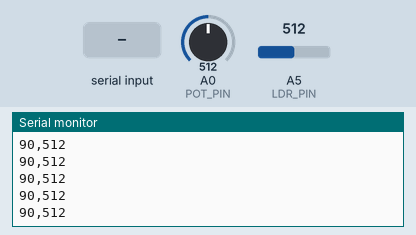
A sketch run on a simulated Arduino Uno, built with avr-gcc and run on an emulated ATmega328P. Shown: the last lines printed to the serial monitor. The inputs (shaded band) are chosen by the test bench; at power-on: A0 (POT_PIN) = 512, A5 (LDR_PIN) = 512.

Above: at 1.2 s.
1.3 s: "a" received over Serial
At 1.49 s:
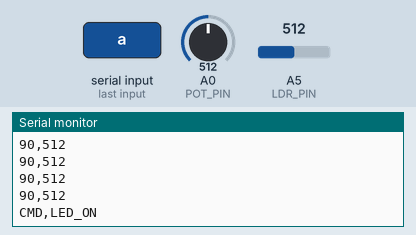
2.8 s: "b" received over Serial
At 2.97 s:
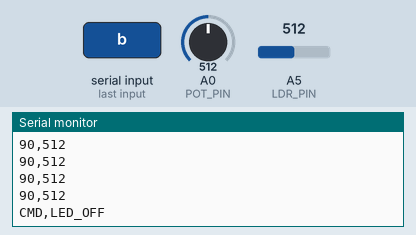
4.3 s: A0 (POT_PIN) set to 716
At 4.45 s:
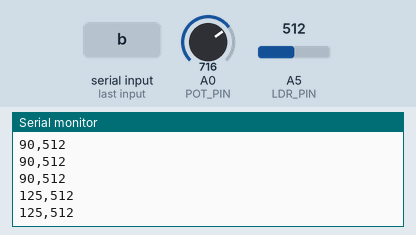
5.8 s: A5 (LDR_PIN) set to 716
At 5.82 s:
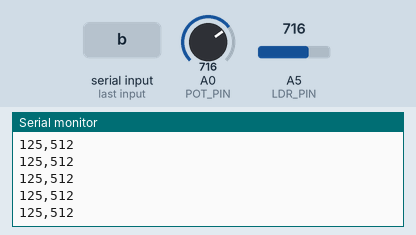
7.3 s: A0 (POT_PIN) set to 900
At 7.31 s:
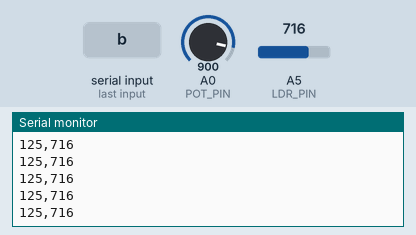
8.8 s: A5 (LDR_PIN) set to 900
At 8.8 s:
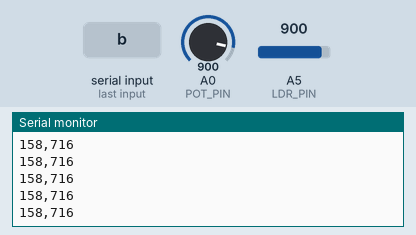
Timing chart, 0 to 11.3 s (numbered marks = the images above; inputs shaded):
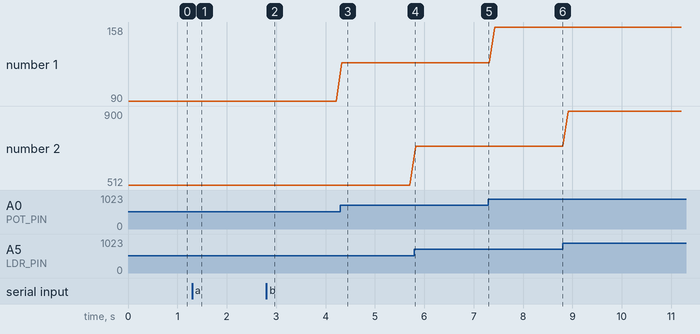

Measured:
- after the input at 1.3 s, the serial monitor: prints a new line after 0.08 s (image 1)
- after the input at 2.8 s, the serial monitor: prints a new line after 0.06 s (image 2)
- after the input at 4.3 s, the serial monitor: prints a new line at once (image 3)
- plotted number 1: 90 → 125 after the input at 4.3 s, 125 → 158 after the input at 7.3 s
- plotted number 2: 512 → 716 after the input at 5.8 s, 716 → 900 after the input at 8.8 s

The sketch:

Master_Coding.ino
```cpp
#include <SoftwareSerial.h>        // Library to create serial communication on digital pins

#define POT_PIN A0                // Analog pin A0 connected to potentiometer
#define LDR_PIN A5                // Analog pin A5 connected to LDR (light sensor)

// Create a software serial port to communicate with SLAVE Arduino
// Pin 11 = RX (receives data), Pin 10 = TX (sends data)
SoftwareSerial slaveSerial(11, 10);

void setup() {
  Serial.begin(9600);             // Start USB serial communication (PC ↔ Arduino, used by Python)
  slaveSerial.begin(9600);        // Start software serial communication (Master ↔ Slave)
}

void loop() {

  // ===== READ SENSORS =====

  int potValue = analogRead(POT_PIN);
  // Read potentiometer value (0–1023) from analog pin A0

  int servoAngle = map(potValue, 0, 1023, 0, 180);
  // Convert potentiometer value into servo angle (0–180 degrees)

  int ldrValue = analogRead(LDR_PIN);
  // Read LDR (light sensor) value (0–1023) from analog pin A5


  // ===== SEND TO SLAVE =====

  slaveSerial.print("A=");
  // Send the identifier "A=" to indicate servo angle data

  slaveSerial.print(servoAngle);
  // Send the calculated servo angle value to the slave

  slaveSerial.print(",L=");
  // Send delimiter ",L=" to indicate LDR data follows

  slaveSerial.println(ldrValue);
  // Send LDR value and newline to mark end of message


  // ===== SEND TO PYTHON (CSV FORMAT) =====

  Serial.print(servoAngle);
  // Send servo angle to PC (Python) without newline

  Serial.print(",");
  // Send comma to separate values (CSV format)

  Serial.println(ldrValue);
  // Send LDR value followed by newline for Python parsing


  // ===== READ COMMAND FROM PC =====

  if (Serial.available()) {
  // Check if a character has been sent from PC (keyboard / Python)

    char cmd = Serial.read();
    // Read one character command from the serial buffer

    if (cmd == 'a') {
    // If the user presses 'a' on the keyboard

      slaveSerial.println("#a");
      // Send command "#a" to slave (LED ON command)

      Serial.println("CMD,LED_ON");
      // Send command feedback to Python (command log)
    }

    if (cmd == 'b') {
    // If the user presses 'b' on the keyboard

      slaveSerial.println("#b");
      // Send command "#b" to slave (LED OFF command)

      Serial.println("CMD,LED_OFF");
      // Send command feedback to Python (command log)
    }
  }

  delay(100);
  // Pause for 100 milliseconds to stabilize serial communication
}
```
